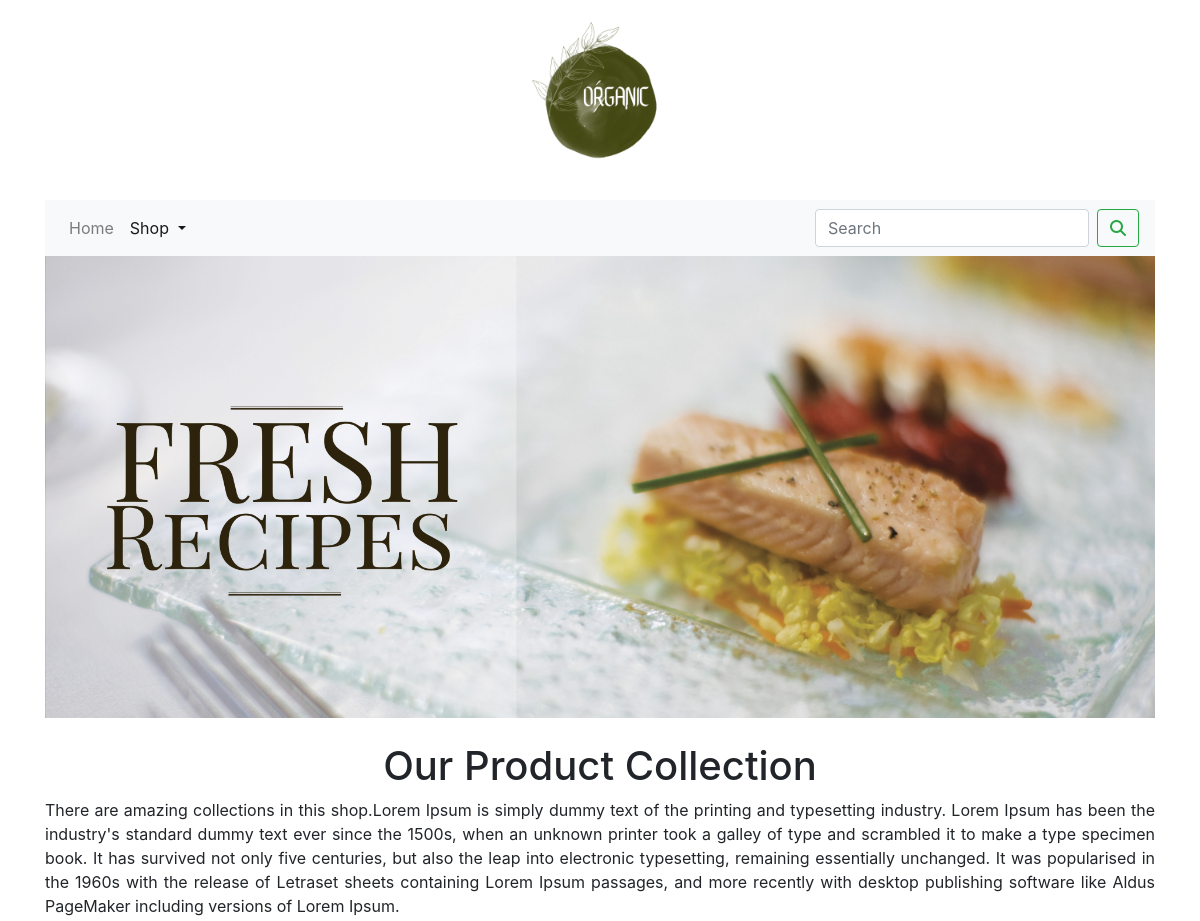
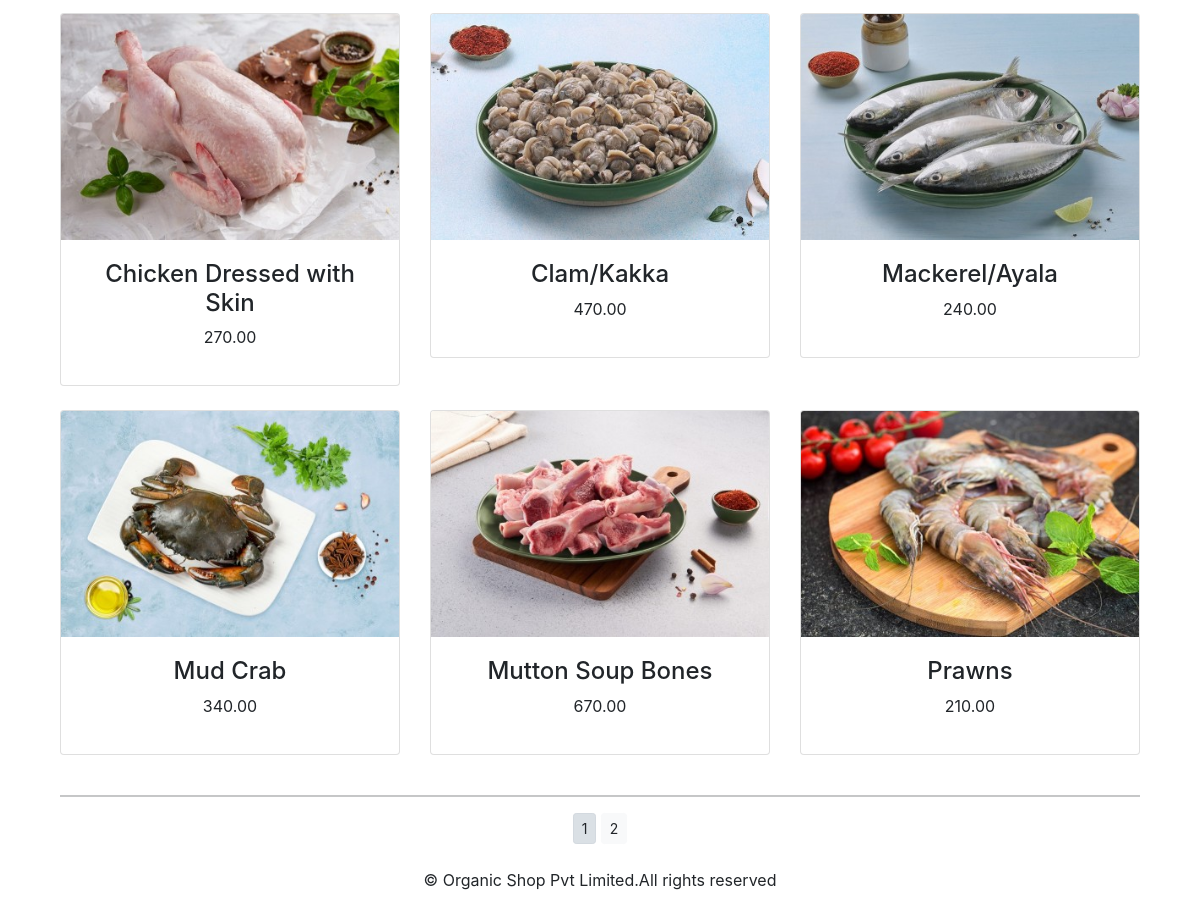
The app's page /shop/ with its own data (2 pictures, top to bottom).
### shop/models.py (models this page shows, shortened)
class Product(models.Model):
    name = models.CharField(max_length=250,unique=True)
    slug = models.SlugField(max_length=250,unique=True)
    description = models.TextField(blank=True)
    price = models.DecimalField(max_digits=10,decimal_places=2)
    category = models.ForeignKey(Category, on_delete=models.CASCADE)
    image = models.ImageField(upload_to='product', blank=True)
    stock = models.IntegerField()
    available = models.BooleanField(default=True)
    created = models.DateTimeField(auto_now_add=True)
    updated = models.DateTimeField(auto_now=True)
    def get_url(self):
        return reverse('shop:productcatdetail',args=[self.category.slug,self.slug])
    class Meta:
        ordering = ('name',)
        verbose_name = 'product'
        verbose_name_plural = 'products'

### shop/views.py (the view)
# urls.py: path('',views.allProdCat,name='allProdCat'),
def allProdCat(request, c_slug=None):
    c_page=None
    products_list=None
    if c_slug!=None:
        c_page=get_object_or_404(Category,slug=c_slug)
        products_list=Product.objects.all().filter(category=c_page,available=True)
    else:
        products_list=Product.objects.all().filter(available=True)
    paginator=Paginator(products_list,6)
    try:
        page=int(request.GET.get('page',1))
    except:
        page=1
    try:
        products=paginator.page(page)
    except  (EmptyPage,InvalidPage):
        products=paginator.page(paginator.num_pages)
    return render(request,"category.html",{'category':c_page,'products':products})

### cart/context_processors.py (called while the page is built)
def counter(request):
    item_count=0
    if 'admin' in request.path:
        return {}
    else:
        try:
            cart=Cart.objects.filter(cart_id=_cart_id(request))
            cart_items=CartItem.objects.all().filter(cart=cart[:1])
            for cart_item in cart_items:
                item_count += cart_item.quantity
        except Cart.DoesNotExist:
            item_count=0
    return dict(item_count=item_count)

### cart/views.py (called while the page is built)
def _cart_id(request):
    cart=request.session.session_key
    if not cart:
        cart=request.session.create()
    return cart

### shop/context_processors.py (called while the page is built)
def menu_links(request):
    links=Category.objects.all()
    return dict(links=links)

### shop/models.py (called while the page is built)
    def get_url(self):
        return reverse('shop:products_by_category',args=[self.slug])

### templates/category.html (shortened to what this page needs)
{% extends 'base.html' %}
{% load static %}
{% block content %}
<div class="mx_auto">
    {% if category %}
    <img class="my_image" src="{{category.image.url}}" alt="{{category.name}}">
</div>
<br>
<div>
    <h1 class="text-center my_title">{{category.name}}</h1>
    <p class="text-justify">{{category.description}}</p>
</div>
    {% else %}
    <div>
        <img class="my_image my_image_padding" src="{% static 'image/fresh.png' %}" alt="Our Products" width="1110px">
    </div>
<br>
<div>
    <h1 class="text-center my_title">Our Product Collection</h1>
    <p class="text-justify">There are amazing collections in this shop.Lorem Ipsum is simply dummy text of the printing and typesetting industry.
        Lorem Ipsum has been the industry's standard dummy text ever since the 1500s, when an unknown printer took a galley of type and scrambled
        it to make a type specimen book. It has survived not only five centuries, but also the leap into electronic typesetting, remaining
        essentially unchanged. It was popularised in the 1960s with the release of Letraset sheets containing Lorem Ipsum passages, and more
        recently with desktop publishing software like Aldus PageMaker including versions of Lorem Ipsum.</p>
</div>
{% endif %}
<div class="container">
    <div class="row mx_auto">
        {% for product in products.object_list %}
        <div class="my_bottom_margin col-9 col-sm-12 col-md-4 col-lg-4">
            <div class="card text-center" style="min-width:18rem;">
                <a href="{{product.get_url}}"><img class="card-img-top my_image" src="{{product.image.url}}" alt="{[product.name}}"></a>
            <div class="card-body">
               <h4>{{product.name}}</h4>
                <p>{{product.price}}</p>
            </div>
        </div>
            <br>
    </div>
    {% endfor %}
</div>
    <div class="mx-auto">
        {% if products.paginator.num_pages > 1 %}
        <hr>
        <div class="text-center">
            {% for pg in products.paginator.page_range %}
               <a href="?page={{pg}}" class="btn btn-light btn-sm {% if products.number == pg %} active {% endif %}">{{pg}}</a>
            {% endfor %}
        </div>
        {% endif %}
    </div>
    <br>
</div>
{% endblock %}

### templates/base.html (shortened to what this page needs)
{% load static %}
<!DOCTYPE html>
<html lang="en">
<head>
    <link href="https://cdn.jsdelivr.net/npm/bootstrap@5.0.2/dist/css/bootstrap.min.css" rel="stylesheet">
    <link rel="stylesheet" href="{% static 'css/bootstrap.min.css' %}" rel="stylesheet">
</head>
<body>
<div class="container">
{% include 'header.html' %}
{% include 'nav.html' %}
{% block content %}
{% endblock %}
    </div>
{% include 'footer.html' %}
</body>
</html>

### templates/header.html
{% load static %}
<header>
    <center>
        <a href="{% url 'shop:allProdCat' %}"><img src="{% static 'image/ORGANIC.png' %}" alt="logoimage" width="200"></a>
    </center>
</header>

### templates/nav.html (shortened to what this page needs)
<nav class="navbar navbar-expand-lg navbar-light bg-light">
  <div class="collapse navbar-collapse" id="navbarSupportedContent">
    <ul class="navbar-nav mr-auto">
      <li class="nav-item">
        <a class="nav-link" href="#">Home</a>
      </li>
      <li class="nav-item dropdown {% if 'shop' in request.path %} active {% endif %}">
        <a class="nav-link dropdown-toggle" href="#" id="navbarDropdown" role="button" data-toggle="dropdown" aria-haspopup="true" aria-expanded="false">
          Shop
        </a>
      </li>
    </ul>
    <form class="d-flex" action="{% url 'search_app:SearchResult' %}" method="get">
      <input class="form-control mr-sm-2" type="search" placeholder="Search"  name="q" aria-label="Search">
      <button class="btn btn-outline-success my-2 my-sm-0" type="submit"><i class="fa fa-search"></i></button>
    </form>
  </div>
</nav>

### templates/footer.html
<div class="footer navbar-fixed-bottom my_footer">
    <p class="text-center">&copy; Organic Shop Pvt Limited.All rights reserved</p>
</div>

### records on screen
Product: image (picture), name "Chicken Dressed with Skin", price "270.00"
Product: image (picture), name "Clam/Kakka", price "470.00"
Product: image (picture), name "Mackerel/Ayala", price "240.00"
Product: image (picture), name "Mud Crab", price "340.00"
Product: image (picture), name "Mutton Soup Bones", price "670.00"
Product: image (picture), name "Prawns", price "210.00"

### other values on screen
{{ pg }} "1" "2"
